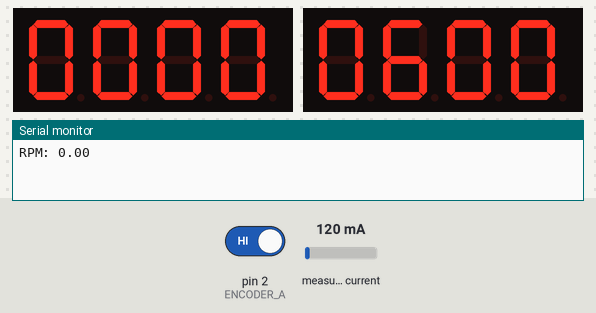
Bench run of a sketch on a simulated Arduino Uno, built with avr-gcc and run on an emulated ATmega328P. Shown: 2 × 4-digit seven-segment display, the last lines printed to the serial monitor. The inputs (shaded band) are chosen by the test bench; at power-on: measured current 120 mA, pin 2 (ENCODER_A) HIGH.

Above: at 1.2 s.
1.3 s: measured current set to 40 mA
At 2.3 s:
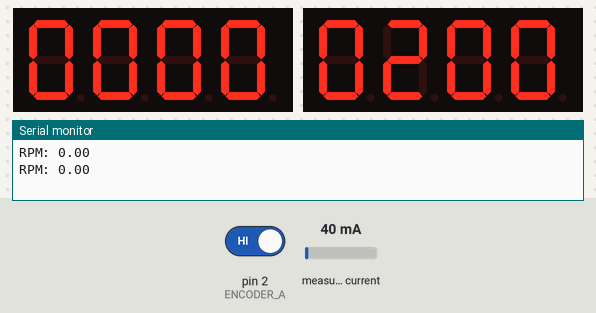
2.9 s: measured current set to 500 mA
At 4.2 s:
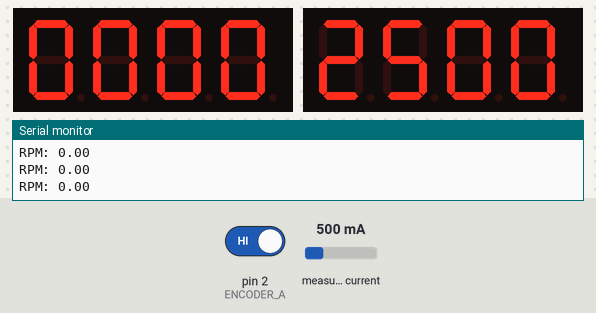
4.5 s: measured current set to 1000 mA
At 5.9 s:
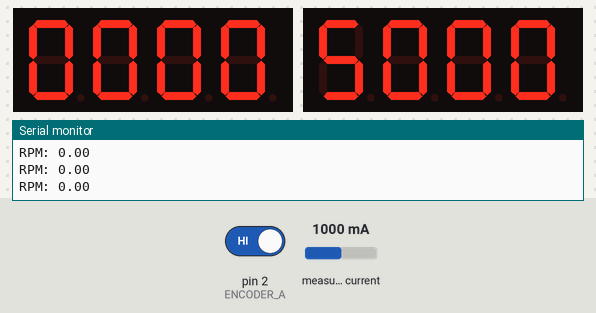
Timing chart, 0 to 7.5 s (numbered marks = the images above; inputs shaded):
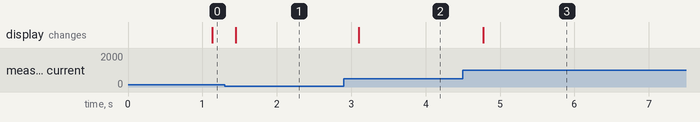

The sketch:

HPC_Firmware.ino
```cpp
#include <TM1637Display.h>
#include <ACS712.h>

// --- Encoder pins ---
#define ENCODER_A 2
#define ENCODER_B 3

// --- Displays ---
#define CLK1 4   // RPM Display CLK
#define DIO1 5   // RPM Display DIO
#define CLK2 6   // Voltage Display CLK
#define DIO2 7   // Voltage Display DIO

TM1637Display dispRPM(CLK1, DIO1);
TM1637Display dispVolt(CLK2, DIO2);

ACS712  ACS(A0, 5.0, 1023, 100);
// --- Variables ---
volatile long pulseCount = 0;
unsigned long lastTime = 0;
float rpm = 0;

// FIT0277 spec: 334 pulses/rev per channel
const int pulsesPerRevolution = 720;

void countPulse() {
  pulseCount++;
}

void setup() {
  Serial.begin(9600);

  // Encoder input setup with internal pullups
  pinMode(ENCODER_A, INPUT_PULLUP);
  pinMode(ENCODER_B, INPUT_PULLUP);
  attachInterrupt(digitalPinToInterrupt(ENCODER_A), countPulse, RISING);

  // Displays
  dispRPM.setBrightness(0x0f);
  dispVolt.setBrightness(0x0f);

  dispRPM.clear();
  dispVolt.clear();
}

void loop() {
  unsigned long now = millis();

  // Calculate every second
  if (now - lastTime >= 1000) {
    detachInterrupt(digitalPinToInterrupt(ENCODER_A));
    // compute RPM
    rpm = (pulseCount / (float)pulsesPerRevolution) * 60.0;
    pulseCount = 0;
    attachInterrupt(digitalPinToInterrupt(ENCODER_A), countPulse, RISING);
    lastTime = now;

    Serial.print("RPM: ");
    Serial.println(rpm);

    // Display RPM (capped to 9999)
    dispRPM.showNumberDec((int)rpm, true);
  }


  float current = ACS.mA_DC(1000);
  dispVolt.showNumberDec((current*5), true); // shows e.g. 512 for 5.12 V
  delay(250);
}
```

Measured:
- after the input at 1.3 s, the display: changes after 0.15 s (image 1)
- after the input at 2.9 s, the display: changes after 0.20 s (image 2)
- after the input at 4.5 s, the display: changes after 0.27 s (image 3)
